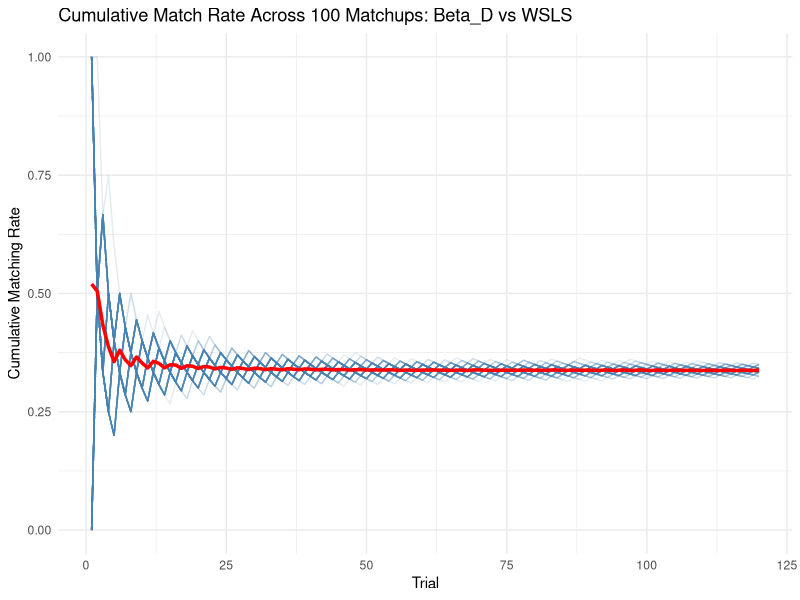
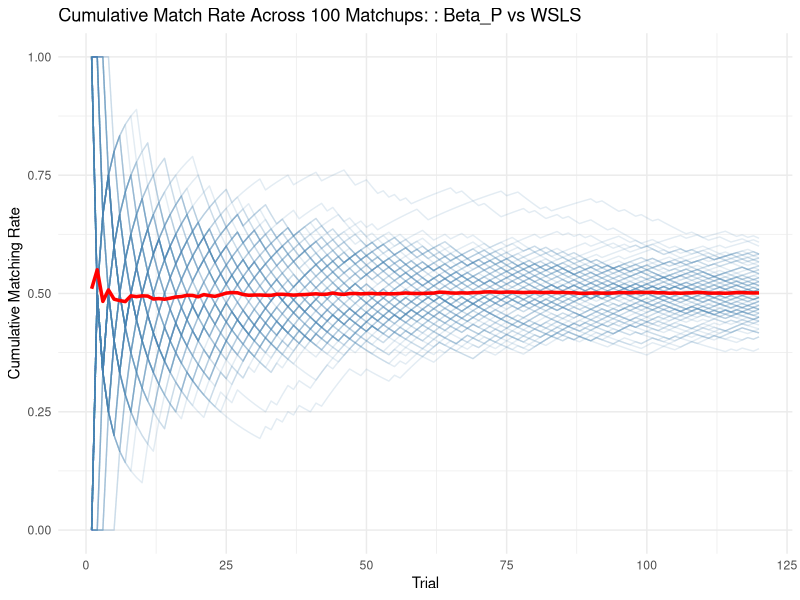
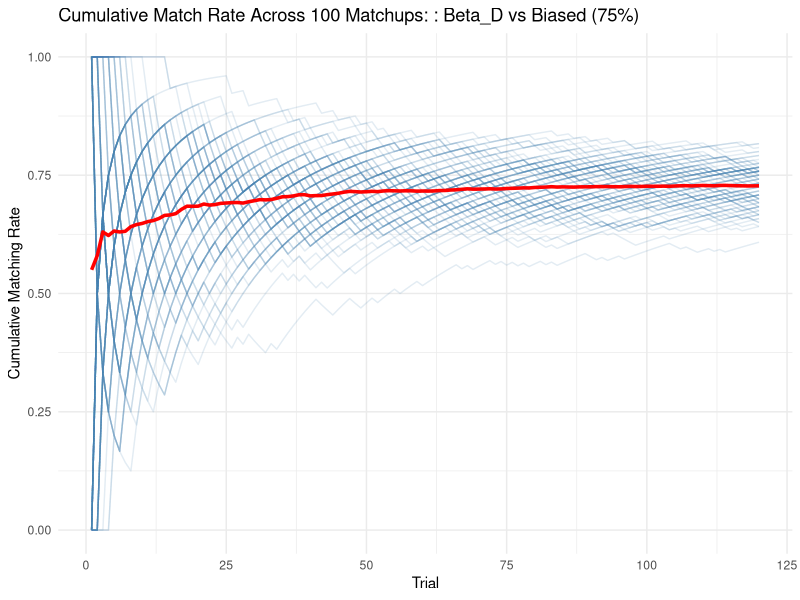
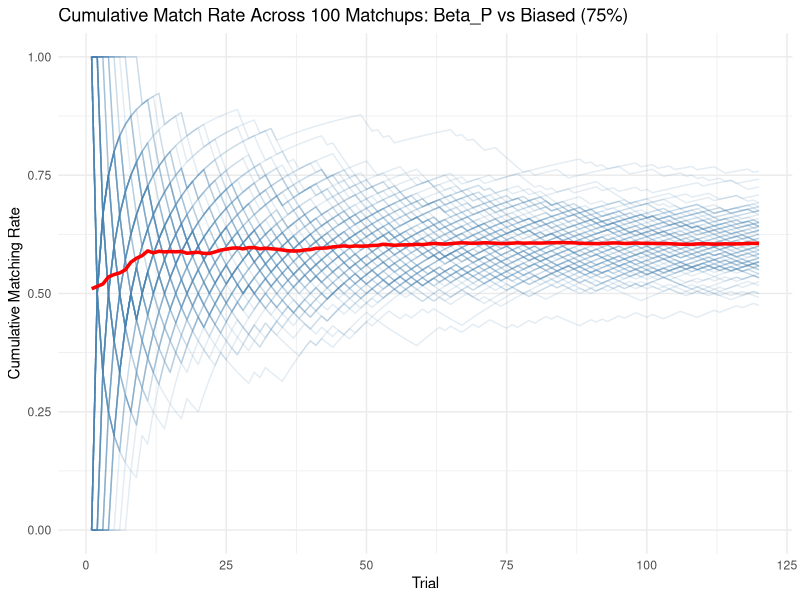

Recreate these plots in R, in order.
## ---- chunk 1
knitr::opts_chunk$set(echo = TRUE)
## ---- chunk 2
library(tidyverse)
## ---- chunk 3
## Global Parameters ##
trials <- 120
agents <- 100
noise <- 0.05
prob_head <- 0.75

## ---- chunk 4

## Random/Biased Agent ##

# biased_agent <- function(prob_head) {
#   
#   choice <- rbinom(1, 1, prob_head)
#   
#   return(choice)
# }


biased_agent_noise <- function(prob_head, noise) {
  
  choice <- rbinom(1, 1, prob_head)
  
  if(rbinom(1, 1, noise)==1){choice =rbinom(1,1,0.5)}
  
  return(choice)
}

## ---- chunk 5
## WSLS Agent ##

# WSLS_agent <- function(prev_choice, feedback){
#   if(feedback==1){
#     choice = prev_choice
#   } else if(feedback==0){
#     choice = 1-prev_choice}
#   return(choice)
# }

WSLS_agent_noise <- function(prev_choice, feedback, noise) {
  
  # Standard WSLS rule
  if (feedback == 1) {
    choice <- prev_choice
  } else if (feedback == 0) {
    choice <- 1 - prev_choice
  }
  
  # Add noise: with probability = noise, randomize choice
  if (rbinom(1, 1, noise) == 1) {choice <- rbinom(1, 1, 0.5)}
  
  return(choice)
}


## ---- chunk 6
# beta_agent <- function(prev_alpha, prev_beta, other_prev) {
#   
#   # Update Beta parameters
#   alpha <- prev_alpha + other_prev
#   beta  <- prev_beta  + (1 - other_prev)
#   
#   # Expected value of posterior
#   rate <- alpha / (alpha + beta)
#   
#   # Choice based on expected value
#   #choice <- rbinom(1, 1, rate)
#   choice <- ifelse(rate >= 0.5, 1, 0)
#   
#   return(list(choice = choice, alpha = alpha, beta = beta))
# }
## ---- chunk 7
## Beta Agent ##
beta_agent <- function(prev_alpha, prev_beta, other_prev, mode = "deterministic") {
  
  # Update parameters
  alpha <- prev_alpha + other_prev
  beta  <- prev_beta  + (1 - other_prev)
  
  # Expected value of posterior
  rate <- alpha / (alpha + beta)
  
  # Choice rule based on mode
  if (mode == "probabilistic") {
    choice <- rbinom(1, 1, rate)
  } else if (mode == "deterministic") {
    choice <- ifelse(rate >= 0.5, 1, 0)
  } else {
    stop("mode must be either 'probabilistic' or 'deterministic'")
  }
  
  return(list(choice = choice, alpha = alpha, beta = beta))
}
## ---- chunk 8

# simulate_Beta_vs_WSLS <- function(trials, noise) {
#   
#   # storage
#   WSLS_choice <- rep(NA, trials)
#   Beta_choice <- rep(NA, trials)
#   alpha <- beta <- rep(NA, trials)
#   
#   # initial states
#   WSLS_choice[1] <- rbinom(1, 1, 0.5)
#   Beta_choice[1] <- rbinom(1, 1, 0.5)
#   alpha[1] <- 1
#   beta[1]  <- 1
#   
#   for (t in 2:trials) {
#     
#     # --- WSLS agent ---
#     if(Beta_choice[t-1]==WSLS_choice[t-1]){feedback=1}else{feedback=0}
#     WSLS_choice[t] <- WSLS_agent_noise(WSLS_choice[t-1], 1-feedback, noise) # WSLS is not matching
#     
#     # --- Beta agent ---
#     res <- beta_agent(alpha[t-1], beta[t-1], WSLS_choice[t-1])
#     Beta_choice[t] <- res$choice
#     alpha[t] <- res$alpha
#     beta[t]  <- res$beta
#   }
#   
#   return(list(WSLS = WSLS_choice,
#               Beta = Beta_choice,
#               alpha = alpha,
#               beta = beta))
# }
# 
# 
# simulate_Beta_vs_WSLS_agents <- function(agents, trials, noise) {
#   
#   results <- vector("list", agents)
#   
#   for (i in 1:agents) {
#     results[[i]] <- simulate_Beta_vs_WSLS(trials, noise)
#   }
#   
#   return(results)
# }


## ---- chunk 9
# simulate_Beta_vs_Biased <- function(trials, prob_head, noise) {
#   
#   # storage
#   Beta_choice   <- rep(NA, trials)
#   Biased_choice <- rep(NA, trials)
#   alpha <- beta <- rep(NA, trials)
#   
#   # initial states
#   Beta_choice[1]   <- rbinom(1, 1, 0.5)
#   Biased_choice[1] <- rbinom(1, 1, 0.5)
#   alpha[1] <- 1
#   beta[1]  <- 1
#   
#   for (t in 2:trials) {
#     
#     # --- Biased agent ---
#     Biased_choice[t] <- biased_agent_noise(prob_head, noise)
#     
#     # --- Beta agent ---
#     res <- beta_agent(alpha[t-1], beta[t-1], Biased_choice[t-1])
#     Beta_choice[t] <- res$choice
#     alpha[t] <- res$alpha
#     beta[t]  <- res$beta
#   }
#   
#   return(list(
#     Beta   = Beta_choice,
#     Biased = Biased_choice,
#     alpha  = alpha,
#     beta   = beta
#   ))
# }
# 
# simulate_Beta_vs_Biased_agents <- function(agents, trials, prob_head, noise) {
#   
#   results <- vector("list", agents)
#   
#   for (i in 1:agents) {
#     results[[i]] <- simulate_Beta_vs_Biased(
#       trials = trials,
#       prob_head = prob_head,
#       noise = noise
#     )
#   }
#   
#   return(results)
# }

## ---- chunk 10
simulate_Beta_vs_WSLS <- function(trials, noise, mode = "deterministic") {
  
  # storage
  WSLS_choice <- rep(NA, trials)
  Beta_choice <- rep(NA, trials)
  alpha <- beta <- rep(NA, trials)
  
  # initial states
  WSLS_choice[1] <- rbinom(1, 1, 0.5)
  Beta_choice[1] <- rbinom(1, 1, 0.5)
  alpha[1] <- 1
  beta[1]  <- 1
  
  for (t in 2:trials) {
    
    # --- WSLS agent ---
    if (Beta_choice[t-1] == WSLS_choice[t-1]) {
      feedback <- 1
    } else {
      feedback <- 0
    }
    WSLS_choice[t] <- WSLS_agent_noise(WSLS_choice[t-1], 1 - feedback, noise)
    
    # --- Beta agent ---
    res <- beta_agent(alpha[t-1], beta[t-1], WSLS_choice[t-1], mode = mode)
    Beta_choice[t] <- res$choice
    alpha[t] <- res$alpha
    beta[t]  <- res$beta
  }
  
  return(list(
    WSLS = WSLS_choice,
    Beta = Beta_choice,
    alpha = alpha,
    beta = beta
  ))
}


simulate_Beta_vs_WSLS_agents <- function(agents, trials, noise, mode = "deterministic") {
  
  results <- vector("list", agents)
  
  for (i in 1:agents) {
    results[[i]] <- simulate_Beta_vs_WSLS(trials, noise, mode = mode)
  }
  
  return(results)
}
## ---- chunk 11

simulate_Beta_vs_Biased <- function(trials, prob_head, noise, mode = "deterministic") {
  
  # storage
  Beta_choice   <- rep(NA, trials)
  Biased_choice <- rep(NA, trials)
  alpha <- beta <- rep(NA, trials)
  
  # initial states
  Beta_choice[1]   <- rbinom(1, 1, 0.5)
  Biased_choice[1] <- rbinom(1, 1, 0.5)
  alpha[1] <- 1
  beta[1]  <- 1
  
  for (t in 2:trials) {
    
    # --- Biased agent ---
    Biased_choice[t] <- biased_agent_noise(prob_head, noise)
    
    # --- Beta agent ---
    res <- beta_agent(alpha[t-1], beta[t-1], Biased_choice[t-1], mode = mode)
    Beta_choice[t] <- res$choice
    alpha[t] <- res$alpha
    beta[t]  <- res$beta
  }
  
  return(list(
    Beta   = Beta_choice,
    Biased = Biased_choice,
    alpha  = alpha,
    beta   = beta
  ))
}

simulate_Beta_vs_Biased_agents <- function(agents, trials, prob_head, noise, mode = "deterministic") {
  
  results <- vector("list", agents)
  
  for (i in 1:agents) {
    results[[i]] <- simulate_Beta_vs_Biased(
      trials    = trials,
      prob_head = prob_head,
      noise     = noise,
      mode      = mode
    )
  }
  
  return(results)
}


## ---- chunk 12
## Simulating 100 agents ##
set.seed(123)  # reproducibility
Beta_D_vs_WSLS <- simulate_Beta_vs_WSLS_agents(agents, trials, noise, mode = 'deterministic')
Beta_P_vs_WSLS <- simulate_Beta_vs_WSLS_agents(agents, trials, noise, mode = 'probabilistic')
Beta_D_vs_Biased <- simulate_Beta_vs_Biased_agents(agents, trials, prob_head, noise, mode = 'deterministic')
Beta_P_vs_Biased <- simulate_Beta_vs_Biased_agents(agents, trials, prob_head, noise, mode = 'probabilistic')
## ---- chunk 13
make_dfs <- function(sim_list, var_other, var_beta = "Beta") {
  
  # Number of agents
  agents <- length(sim_list)
  
  # Build long dataframe
  df <- do.call(rbind, lapply(1:agents, function(i) {
    data.frame(
      agent = i,
      trial = seq_along(sim_list[[i]][[var_other]]),
      Other = sim_list[[i]][[var_other]],
      Beta  = sim_list[[i]][[var_beta]]
    )
  }))
  
  # Compute feedback and cumulative rates
  df$feedback <- ifelse(df$Other == df$Beta, 1, 0)
  
  df <- df %>%
    dplyr::group_by(agent) %>%
    dplyr::mutate(
      cumulative_rateSelf  = cumsum(feedback) / seq_along(feedback),
      cumulative_rateOther = cumsum(1 - feedback) / seq_along(feedback)
    ) %>%
    dplyr::ungroup()
  
  # Average across agents
  df_avg <- df %>%
    dplyr::group_by(trial) %>%
    dplyr::summarise(mean_self = mean(cumulative_rateSelf))
  
  return(list(full = df, avg = df_avg))
}
## ---- chunk 14

# Converting results into a data frames #
out_D_WSLS <- make_dfs(Beta_D_vs_WSLS, var_other = "WSLS")
df      <- out_D_WSLS$full
df_avg  <- out_D_WSLS$avg


out_P_WSLS <- make_dfs(Beta_P_vs_WSLS, var_other = "WSLS")
df2     <- out_P_WSLS$full
df2_avg <- out_P_WSLS$avg


out_D_Biased <- make_dfs(Beta_D_vs_Biased, var_other = "Biased")
df3     <- out_D_Biased$full
df3_avg <- out_D_Biased$avg

out_P_Biased <- make_dfs(Beta_P_vs_Biased, var_other = "Biased")
df4 <- out_P_Biased$full
df4_avg <- out_P_Biased$avg


## ---- chunk 15
ggplot(df, aes(x = trial, y = cumulative_rateSelf, group = agent)) +
  geom_line(alpha = 0.15, color = "steelblue") +
  geom_line(data = df_avg, aes(x = trial, y = mean_self, group = 1), color = "red", size = 1.2) +
  labs(title = "Cumulative Match Rate Across 100 Matchups: Beta_D vs WSLS", x = "Trial", y = "Cumulative Matching Rate") +
  theme_minimal()
## ---- chunk 16
ggplot(df2, aes(x = trial, y = cumulative_rateSelf, group = agent)) +
  geom_line(alpha = 0.15, color = "steelblue") +
  geom_line(data = df2_avg, aes(x = trial, y = mean_self, group = 1), color = "red", size = 1.2) +
  labs(title = "Cumulative Match Rate Across 100 Matchups: : Beta_P vs WSLS", x = "Trial", y = "Cumulative Matching Rate") +
  theme_minimal()
## ---- chunk 17
ggplot(df3, aes(x = trial, y = cumulative_rateSelf, group = agent)) +
  geom_line(alpha = 0.15, color = "steelblue") +
  geom_line(data = df3_avg, aes(x = trial, y = mean_self, group = 1), color = "red", size = 1.2) +
  labs(title = "Cumulative Match Rate Across 100 Matchups: : Beta_D vs Biased (75%)", x = "Trial", y = "Cumulative Matching Rate") +
  theme_minimal()
## ---- chunk 18
ggplot(df4, aes(x = trial, y = cumulative_rateSelf, group = agent)) +
  geom_line(alpha = 0.15, color = "steelblue") +
  geom_line(data = df4_avg, aes(x = trial, y = mean_self, group = 1), color = "red", size = 1.2) +
  labs(title = "Cumulative Match Rate Across 100 Matchups: Beta_P vs Biased (75%)", x = "Trial", y = "Cumulative Matching Rate") +
  theme_minimal()
